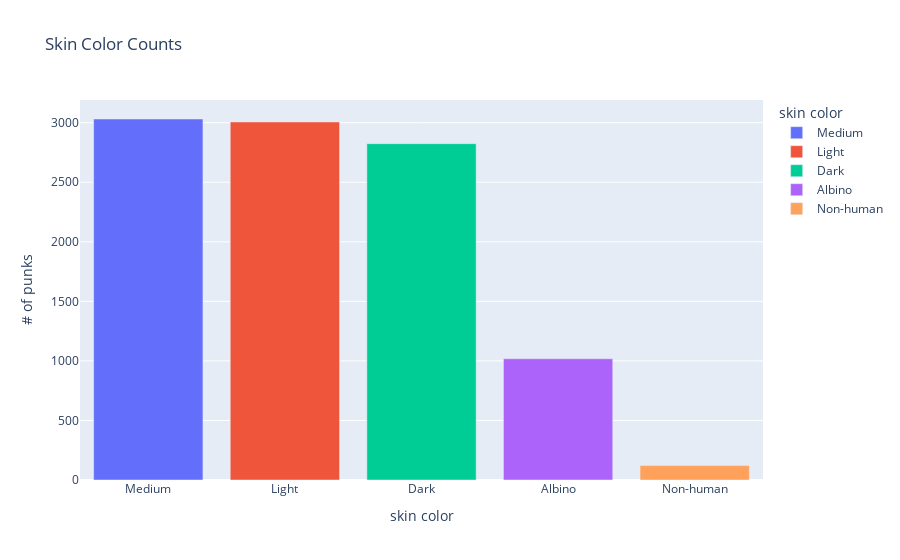

The code cell stored with this chart in its notebook:
### Code cell
fig = px.bar(punk_db['skin_tone'].value_counts().rename_axis('skin color').reset_index(name='# of punks'),
             x="skin color", y="# of punks", color="skin color", title="Skin Color Counts")

fig.write_image(f"{IMG_PATH}/analysis/fig1.png")
fig.show()

### Figure 1 — Plotly figure (JSON) as saved in the notebook; plotly's stock layout.template omitted (floating-point values rounded to 4 significant figures)
{"data": [{"alignmentgroup": "True", "hovertemplate": "skin color=%{x}<br># of punks=%{y}<extra></extra>", "legendgroup": "Medium", "marker": {"color": "#636efa", "pattern": {"shape": ""}}, "name": "Medium", "offsetgroup": "Medium", "orientation": "v", "showlegend": true, "textposition": "auto", "type": "bar", "x": ["Medium"], "xaxis": "x", "y": [3031], "yaxis": "y"}, {"alignmentgroup": "True", "hovertemplate": "skin color=%{x}<br># of punks=%{y}<extra></extra>", "legendgroup": "Light", "marker": {"color": "#EF553B", "pattern": {"shape": ""}}, "name": "Light", "offsetgroup": "Light", "orientation": "v", "showlegend": true, "textposition": "auto", "type": "bar", "x": ["Light"], "xaxis": "x", "y": [3006], "yaxis": "y"}, {"alignmentgroup": "True", "hovertemplate": "skin color=%{x}<br># of punks=%{y}<extra></extra>", "legendgroup": "Dark", "marker": {"color": "#00cc96", "pattern": {"shape": ""}}, "name": "Dark", "offsetgroup": "Dark", "orientation": "v", "showlegend": true, "textposition": "auto", "type": "bar", "x": ["Dark"], "xaxis": "x", "y": [2824], "yaxis": "y"}, {"alignmentgroup": "True", "hovertemplate": "skin color=%{x}<br># of punks=%{y}<extra></extra>", "legendgroup": "Albino", "marker": {"color": "#ab63fa", "pattern": {"shape": ""}}, "name": "Albino", "offsetgroup": "Albino", "orientation": "v", "showlegend": true, "textposition": "auto", "type": "bar", "x": ["Albino"], "xaxis": "x", "y": [1018], "yaxis": "y"}, {"alignmentgroup": "True", "hovertemplate": "skin color=%{x}<br># of punks=%{y}<extra></extra>", "legendgroup": "Non-human", "marker": {"color": "#FFA15A", "pattern": {"shape": ""}}, "name": "Non-human", "offsetgroup": "Non-human", "orientation": "v", "showlegend": true, "textposition": "auto", "type": "bar", "x": ["Non-human"], "xaxis": "x", "y": [121], "yaxis": "y"}], "layout": {"barmode": "relative", "legend": {"title": {"text": "skin color"}, "tracegroupgap": 0}, "title": {"text": "Skin Color Counts"}, "xaxis": {"anchor": "y", "categoryarray": ["Medium", "Light", "Dark", "Albino", "Non-human"], "categoryorder": "array", "domain": [0, 1], "title": {"text": "skin color"}}, "yaxis": {"anchor": "x", "domain": [0, 1], "title": {"text": "# of punks"}}}}
